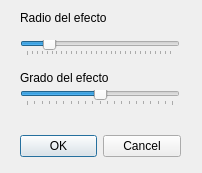
<?xml version="1.0" encoding="UTF-8"?>
<ui version="4.0">
 <class>pincharestirar</class>
 <widget class="QDialog" name="pincharestirar">
  <property name="geometry">
   <rect>
    <x>0</x>
    <y>0</y>
    <width>202</width>
    <height>173</height>
   </rect>
  </property>
  <property name="windowTitle">
   <string>Pinchar/Estirar</string>
  </property>
  <widget class="QDialogButtonBox" name="buttonBox">
   <property name="geometry">
    <rect>
     <x>20</x>
     <y>130</y>
     <width>161</width>
     <height>32</height>
    </rect>
   </property>
   <property name="orientation">
    <enum>Qt::Horizontal</enum>
   </property>
   <property name="standardButtons">
    <set>QDialogButtonBox::Cancel|QDialogButtonBox::Ok</set>
   </property>
  </widget>
  <widget class="QSlider" name="horizontalSlider_radiodelefecto">
   <property name="geometry">
    <rect>
     <x>20</x>
     <y>40</y>
     <width>160</width>
     <height>16</height>
    </rect>
   </property>
   <property name="minimum">
    <number>5</number>
   </property>
   <property name="maximum">
    <number>300</number>
   </property>
   <property name="value">
    <number>50</number>
   </property>
   <property name="orientation">
    <enum>Qt::Horizontal</enum>
   </property>
   <property name="tickPosition">
    <enum>QSlider::TicksBelow</enum>
   </property>
   <property name="tickInterval">
    <number>10</number>
   </property>
  </widget>
  <widget class="QSlider" name="horizontalSlider_gradodelefecto">
   <property name="geometry">
    <rect>
     <x>20</x>
     <y>90</y>
     <width>160</width>
     <height>16</height>
    </rect>
   </property>
   <property name="minimum">
    <number>-100</number>
   </property>
   <property name="maximum">
    <number>100</number>
   </property>
   <property name="orientation">
    <enum>Qt::Horizontal</enum>
   </property>
   <property name="tickPosition">
    <enum>QSlider::TicksBelow</enum>
   </property>
   <property name="tickInterval">
    <number>10</number>
   </property>
  </widget>
  <widget class="QLabel" name="label">
   <property name="geometry">
    <rect>
     <x>20</x>
     <y>10</y>
     <width>121</width>
     <height>16</height>
    </rect>
   </property>
   <property name="text">
    <string>Radio del efecto</string>
   </property>
  </widget>
  <widget class="QLabel" name="label_2">
   <property name="geometry">
    <rect>
     <x>20</x>
     <y>70</y>
     <width>111</width>
     <height>16</height>
    </rect>
   </property>
   <property name="text">
    <string>Grado del efecto</string>
   </property>
  </widget>
 </widget>
 <resources/>
 <connections>
  <connection>
   <sender>buttonBox</sender>
   <signal>accepted()</signal>
   <receiver>pincharestirar</receiver>
   <slot>accept()</slot>
   <hints>
    <hint type="sourcelabel">
     <x>248</x>
     <y>254</y>
    </hint>
    <hint type="destinationlabel">
     <x>157</x>
     <y>274</y>
    </hint>
   </hints>
  </connection>
  <connection>
   <sender>buttonBox</sender>
   <signal>rejected()</signal>
   <receiver>pincharestirar</receiver>
   <slot>reject()</slot>
   <hints>
    <hint type="sourcelabel">
     <x>316</x>
     <y>260</y>
    </hint>
    <hint type="destinationlabel">
     <x>286</x>
     <y>274</y>
    </hint>
   </hints>
  </connection>
 </connections>
</ui>
